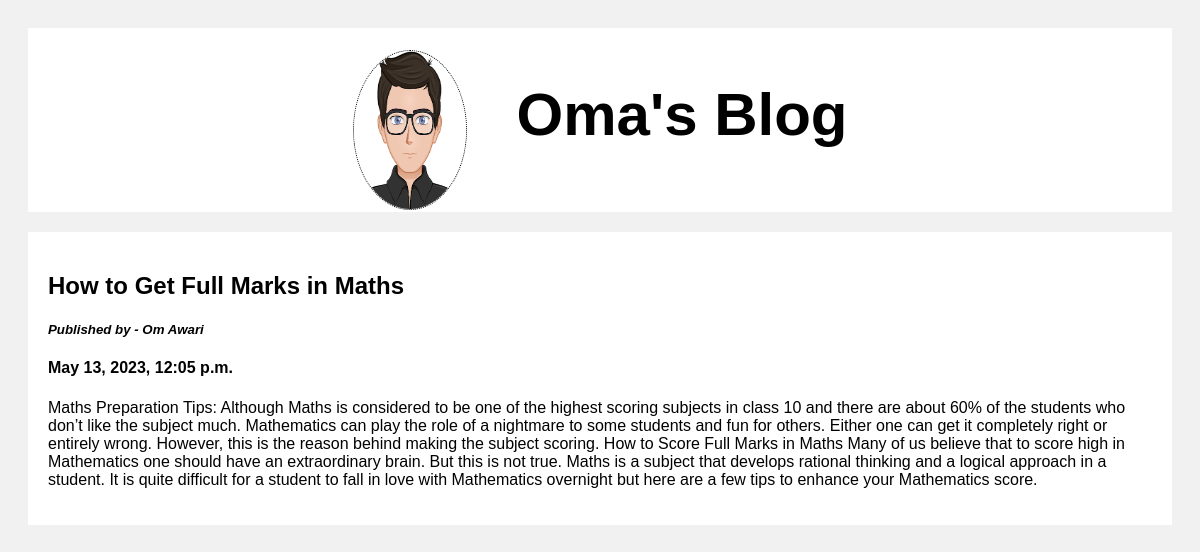
Screenshot of /post/2 with the database file from the repository.
### social/models.py (models this page shows)
class Post(models.Model):
    title = models.CharField(max_length = 100)
    body = models.CharField(max_length = 1000000)
    date = models.DateTimeField(default = datetime.now, blank = True)
    user =  models.CharField(max_length = 80)
    username = models.CharField(max_length = 25)
    img = models.ImageField(upload_to = 'pics')

### social/views.py (the view)
# urls.py: path('post/<str:pk>', views.posts, name= "post")
def posts(request, pk):
    posts = Post.objects.get(id=pk)
    return render(request, 'posts.html', {'posts' : posts})

### templates/posts.html (shortened to what this page needs)
{% load static %}
<!DOCTYPE html>
<html>
<head>
</head>
<body>
<div class="header">
  <img class = "pro" src = "{% static 'images/images.png'%}" alt = "">
  <h2 style ="margin-left: 30px;">{{posts.username}}'s Blog</h2>
</div>
<div class="row">
  <div class="leftcolumn">
    <div class="card">
      <a style="text-decoration: none; color: black;" href="/post/{{post.id}}">
        <h2>{{posts.title}}</h2>
        <h5><em>Published by - {{posts.user}}</em></h5>
        <h4>{{posts.date}}</h4>
        <p>{{posts.body}}</p>
      </a>
    </div>
  </div>
</div>
</body>
</html>

### templates/posts.html (style rules this page uses)
* { box-sizing: border-box; }
body { font-family: Arial; padding: 20px; background: #f1f1f1; }
.header { padding: 2px; font-size: 40px; text-align: center; background: white; display:flex; flex:200px 1fr auto; justify-content:center; }
.pro { width : 10%; border-radius: 50%; height: 20vh; margin-top: 20px; border: dotted 1px; margin-right: 20px; }
.leftcolumn { float: left; width: 100%; }
.card { background-color: white; padding: 20px; margin-top: 20px; }
.row:after { content: ""; display: table; clear: both; }

### rows the page displays
Post: username "Oma", title "How to Get Full Marks in Maths", user "Om Awari", date "May 13, 2023, 12:05 p.m.", body "Maths Preparation Tips: Although Maths is considered to be one of the highest scoring subjects in class 10 and there are about 60% of the students who don’t like the subject much. Mathematics can play the role of a nightmare to some students and fun for others. Either one can get it completely right or entirely wrong. However, this is the reason behind making the subject scoring. How to Score Full Marks in Maths Many of us believe that to score high in Mathematics one should have an extraordinary brain. But this is not true. Maths is a subject that develops rational thinking and a logical approach in a student. It is quite difficult for a student to fall in love with Mathematics overnight…"
